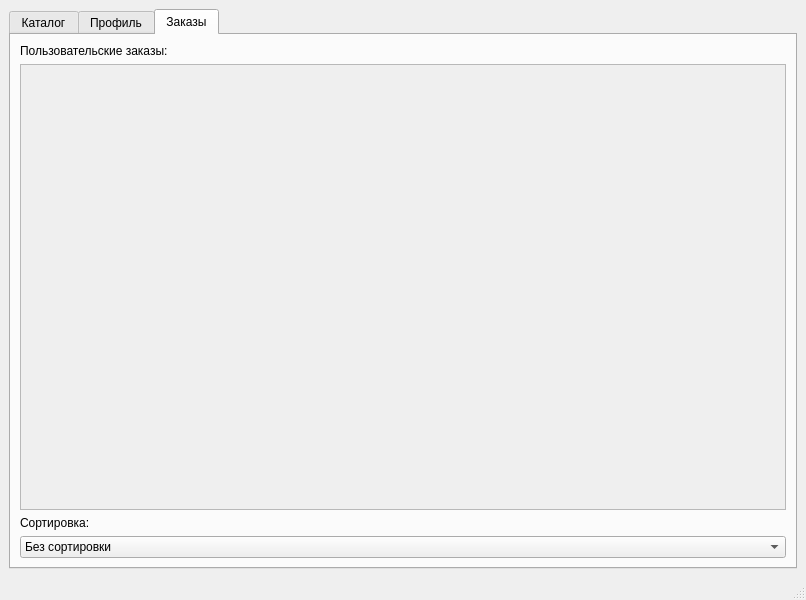
<?xml version="1.0" encoding="UTF-8"?>
<ui version="4.0">
 <class>MainWindow</class>
 <widget class="QMainWindow" name="MainWindow">
  <property name="geometry">
   <rect>
    <x>0</x>
    <y>0</y>
    <width>806</width>
    <height>600</height>
   </rect>
  </property>
  <property name="windowTitle">
   <string>MainWindow</string>
  </property>
  <widget class="QWidget" name="centralwidget">
   <layout class="QHBoxLayout" name="horizontalLayout">
    <item>
     <widget class="QTabWidget" name="tabs">
      <property name="currentIndex">
       <number>2</number>
      </property>
      <widget class="QWidget" name="catalog_base">
       <attribute name="title">
        <string>Каталог</string>
       </attribute>
       <layout class="QVBoxLayout" name="verticalLayout">
        <item>
         <widget class="QLabel" name="label_4">
          <property name="text">
           <string>Здесь представлены все книги торговой базы:</string>
          </property>
         </widget>
        </item>
        <item>
         <widget class="QScrollArea" name="scrollArea">
          <property name="widgetResizable">
           <bool>true</bool>
          </property>
          <widget class="QWidget" name="scrollAreaWidgetContents">
           <property name="geometry">
            <rect>
             <x>0</x>
             <y>0</y>
             <width>762</width>
             <height>438</height>
            </rect>
           </property>
           <layout class="QVBoxLayout" name="verticalLayout_9">
            <item>
             <layout class="QVBoxLayout" name="catalog"/>
            </item>
           </layout>
          </widget>
         </widget>
        </item>
        <item>
         <widget class="QPushButton" name="add_new_book">
          <property name="text">
           <string>Добавить новую книгу</string>
          </property>
         </widget>
        </item>
       </layout>
      </widget>
      <widget class="QWidget" name="profile_base">
       <attribute name="title">
        <string>Профиль</string>
       </attribute>
       <layout class="QVBoxLayout" name="verticalLayout_11" stretch="0,5">
        <item>
         <widget class="QLabel" name="label_5">
          <property name="text">
           <string>Ваш профиль:</string>
          </property>
         </widget>
        </item>
        <item>
         <layout class="QVBoxLayout" name="profile"/>
        </item>
       </layout>
      </widget>
      <widget class="QWidget" name="orders_base">
       <attribute name="title">
        <string>Заказы</string>
       </attribute>
       <layout class="QVBoxLayout" name="verticalLayout_4">
        <item>
         <widget class="QLabel" name="label_2">
          <property name="text">
           <string>Пользовательские заказы:</string>
          </property>
         </widget>
        </item>
        <item>
         <widget class="QScrollArea" name="scrollArea_3">
          <property name="widgetResizable">
           <bool>true</bool>
          </property>
          <widget class="QWidget" name="scrollAreaWidgetContents_3">
           <property name="geometry">
            <rect>
             <x>0</x>
             <y>0</y>
             <width>762</width>
             <height>418</height>
            </rect>
           </property>
           <layout class="QVBoxLayout" name="verticalLayout_6">
            <item>
             <layout class="QVBoxLayout" name="orders"/>
            </item>
           </layout>
          </widget>
         </widget>
        </item>
        <item>
         <widget class="QLabel" name="label_3">
          <property name="text">
           <string>Сортировка:</string>
          </property>
         </widget>
        </item>
        <item>
         <widget class="QComboBox" name="sort_status">
          <item>
           <property name="text">
            <string>Без сортировки</string>
           </property>
          </item>
          <item>
           <property name="text">
            <string>Принято</string>
           </property>
          </item>
          <item>
           <property name="text">
            <string>В обработке</string>
           </property>
          </item>
          <item>
           <property name="text">
            <string>Отменено</string>
           </property>
          </item>
          <item>
           <property name="text">
            <string>Успешно завершено</string>
           </property>
          </item>
         </widget>
        </item>
       </layout>
      </widget>
     </widget>
    </item>
   </layout>
  </widget>
  <widget class="QMenuBar" name="menubar">
   <property name="geometry">
    <rect>
     <x>0</x>
     <y>0</y>
     <width>806</width>
     <height>22</height>
    </rect>
   </property>
  </widget>
  <widget class="QStatusBar" name="statusbar"/>
 </widget>
 <resources/>
 <connections/>
</ui>
